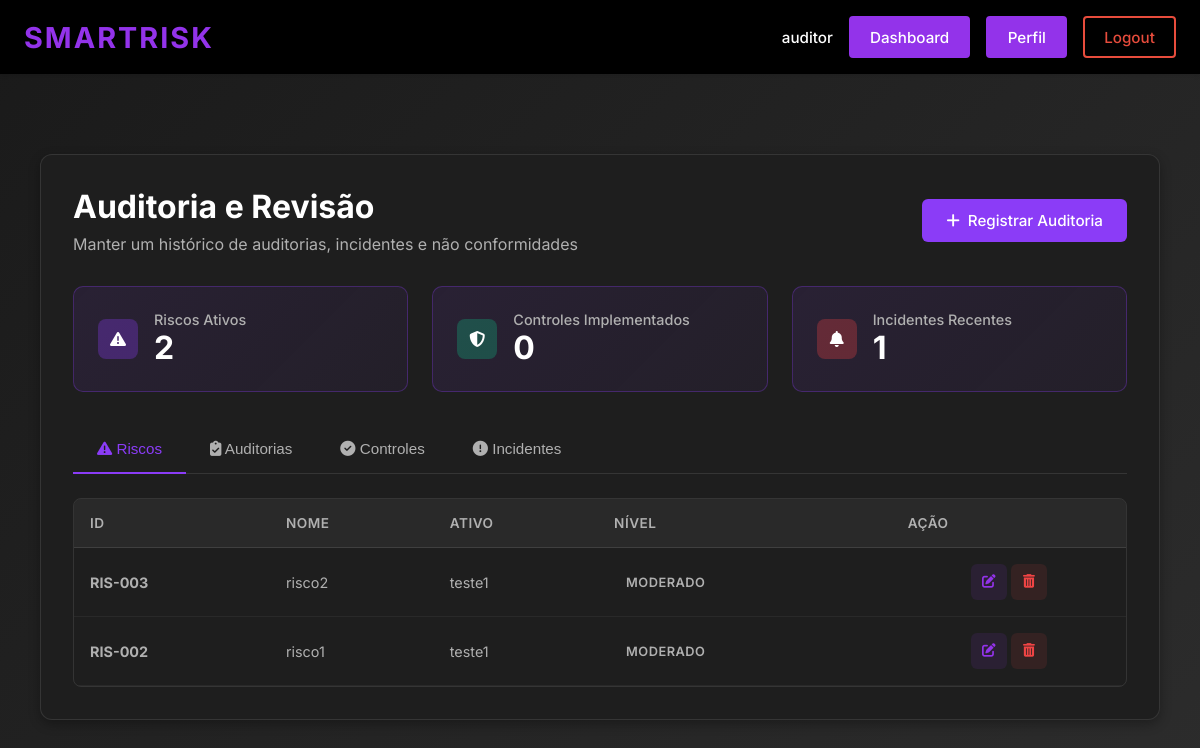
Before: /lista_auditorias/ (signed in) with the older database file.
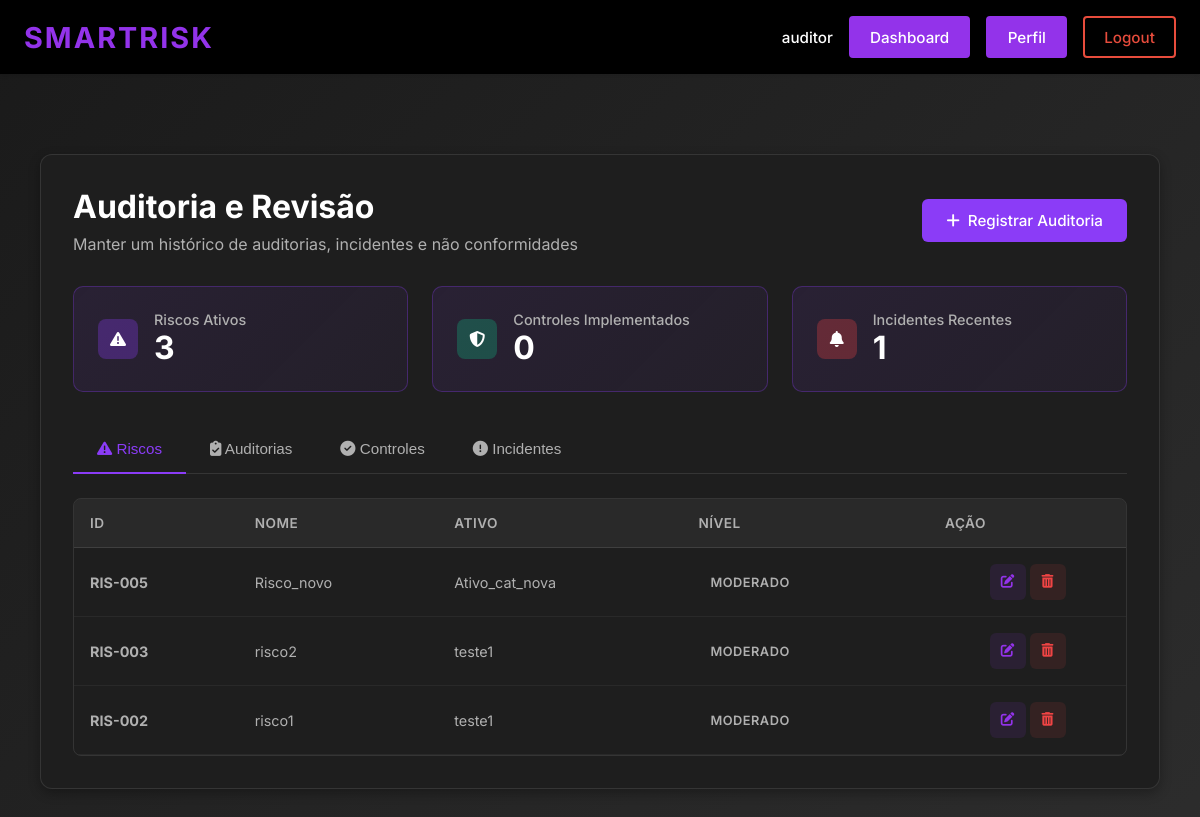
After: the same page with the newer database file.
### ismsapp/models.py (models this page shows, shortened)
class Risco(models.Model):
    class Tipo(models.TextChoices):
        INERENTE = "inerente", "Inerente"
        RESIDUAL = "residual", "Residual"
    """The asset that is exposed to this risk. Each risk is linked to exactly one asset, but an asset can have multiple risks."""
    ativo = models.ForeignKey(
        Ativo,
        on_delete = models.CASCADE,
        related_name = "riscos",
        help_text = "O ativo que é exposto a este risco.",
    )
    """The name or title of the risk."""
    nome = models.CharField(
        max_length = 255,
        blank = False,
        help_text = "Nome ou título do risco.",
    )
    """Indicates whether this record is an inherent or residual risk assessment. This field is mainly for labelling and filtering purposes, as the actual scores are determined by the respective FK fields. In practice, most scenarios will have both an inherent and a residual assessment within the same Risco record, but this field allows explicit categorization when needed."""
    tipo = models.CharField(
        max_length = 10,
        choices = Tipo.choices,
        help_text = "Indica se este registro está rotulado como uma avaliação de risco inerente ou residual.",
    )
    """Detailed description of the risk scenario, including how the associated threats could exploit vulnerabilities in the asset and what the potential consequences would be. This should provide enough context to understand the nature of the risk and inform the assessment and treatment process."""
    descricao = models.TextField(
        help_text = "Descrição completa do cenário de risco: o que poderia acontecer, por quê, e qual seria o impacto.",
    )
    """The severity of the impact if this risk materialises and no controls are in place. This FK references a Consequencia record that defines the inherent consequence level for this risk scenario."""
    consequencia_inerente = models.ForeignKey(
        Consequencia,
        on_delete = models.PROTECT,
        related_name = "riscos_inerentes",
        null = True,
        blank = True,
        help_text = "A severidade do impacto se este risco materializar e não houver controles em vigor.",
    )
    """The likelihood that this risk will occur if no controls are in place. This FK references a Probabilidade record that defines the inherent probability level for this risk scenario."""
    probabilidade_inerente = models.ForeignKey(
        Probabilidade,
        on_delete = models.PROTECT,
        related_name = "riscos_inerentes",
        null = True,
        blank = True,
        help_text = "A probabilidade de este risco ocorrer sem qualquer controle em vigor.",
    )
    """The overall inherent risk level derived from combining the inherent consequence and probability scores. This FK references a Nivel record that defines the inherent risk level for this scenario. The Nivel records linked here should be of the 'Inerente' type to reflect that they are part of the inherent risk assessment."""
    nivel_inerente = models.ForeignKey(
        Nivel,
        on_delete = models.PROTECT,
        related_name = "riscos_inerentes",
        limit_choices_to = {"tipo": Nivel.Tipo.INERENTE},
        null = True,
        blank = True,
        help_text = (
            "O nível geral de risco inerente derivado da combinação da consequência "
            "e da probabilidade inerentes (ex.: 'Crítico', 'Alto')."
        ),
    )
    """The numerical value of the inherent risk, calculated as probability × consequence."""
    valor_risco_inerente = models.DecimalField(
        max_digits = 5,
        decimal_places = 2,
        null = True,
        blank = True,
        help_text = "Valor numérico do risco inerente (probabilidade × consequência).",
    )
    """The severity of the impact after the planned controls or mitigations have been applied. This FK references a Consequencia record that defines the residual consequence level for this risk scenario."""
    consequencia_residual = models.ForeignKey(
        Consequencia,
        on_delete = models.PROTECT,
        related_name = "riscos_residuais",
        null = True,
        blank = True,
        help_text = "A severidade do impacto após a aplicação dos controles ou mitigações planejados.",
    )
    """The likelihood that this risk will still occur after the planned controls or mitigations have been applied. This FK references a Probabilidade record that defines the residual probability level for this risk scenario."""
    probabilidade_residual = models.ForeignKey(
        Probabilidade,
        on_delete = models.PROTECT,
        related_name = "riscos_residuais",
        null = True,
        blank = True,
        help_text = "A probabilidade de este risco ainda ocorrer após a aplicação dos controles.",
    )
    """The overall residual risk level derived from combining the residual consequence and probability scores. This FK references a Nivel record that defines the residual risk level for this scenario. The Nivel records linked here should be of the 'Residual' type to reflect that they are part of the residual risk assessment. This is the target level the organisation aims to reach through treatment."""
    nivel_residual = models.ForeignKey(
        Nivel,
        on_delete = models.PROTECT,
        related_name = "riscos_residuais",
        limit_choices_to = {"tipo": Nivel.Tipo.RESIDUAL},
        null = True,
        blank = True,
        help_text = (
            "O nível geral de risco residual derivado da combinação da consequência "
            "e da probabilidade residuais. Este é o nível alvo que a organização "
            "pretende alcançar por meio do tratamento."
        ),
    )
    """The numerical value of the residual risk, calculated as probability × consequence after controls."""
    valor_risco_residual = models.DecimalField(
        max_digits = 5,
        decimal_places = 2,
        null = True,
        blank = True,
        help_text = "Valor numérico do risco residual após aplicação dos controles.",
    )
    """The treatment plans selected to address this risk. More than one treatment can apply (e.g. mitigar + compartilhar), and a single treatment plan can be linked to multiple risks if it addresses common scenarios."""
    tratamentos = models.ManyToManyField(
        Tratamento,
        related_name = "riscos",
        blank = True,
        help_text = (
            "Os planos de tratamento selecionados para lidar com este risco. "
            "Mais de um tratamento pode ser aplicado (e.g. mitigar + compartilhar)."
        ),
    )
    class Meta:
        verbose_name = "Risco"
        verbose_name_plural = "Riscos"

class Ativo(models.Model):
    """Name/identifier of the asset (e.g., 'Servidor de Banco de Dados Prod-01')."""
    nome = models.CharField(
        max_length=255,
        default="Ativo",
        help_text="Nome único ou identificador do ativo (ex.: 'Servidor de Banco de Dados Prod-01').",
    )
    """Foreign key to the asset category that classifies this asset."""
    categoria = models.ForeignKey(
        CategoriaAtivo,
        on_delete=models.SET_NULL,
        null=True,
        related_name="ativos",
        help_text="Categoria que classifica este ativo.",
    )
    """Numeric score for the Confidentiality dimension, indicating how sensitive the asset's information is. Higher values mean greater damage if data is disclosed without authorization."""
    confidencialidade = models.PositiveSmallIntegerField(
        verbose_name = "Confidencialidade (C)",
        default = 0,
        help_text = (
            "Grau de sensibilidade das informações deste ativo. "
            "Uma pontuação mais alta indica maior prejuízo caso os dados sejam divulgados sem autorização."
        ),
    )
    """Numeric score for the Integrity dimension, indicating how critical it is that the asset's data remains accurate and unaltered. Higher values mean greater harm if data is modified or corrupted."""
    integridade = models.PositiveSmallIntegerField(
        verbose_name = "Integridade (I)",
        default = 0,
        help_text = (
            "Grau de criticalidade do dado deste ativo. "
            "Uma pontuação mais alta indica maior dano se os dados forem modificados ou corrompidos."
        ),
    )
    """Numeric score for the Availability dimension, indicating how important it is that the asset is accessible when needed. Higher values mean more severe impact if the asset becomes unavailable."""
    disponibilidade = models.PositiveSmallIntegerField(
        verbose_name = "Disponibilidade (D)",
        default = 0,
        help_text = (
            "Grau de importância do acesso a este ativo quando necessário. "
            "Uma pontuação mais alta indica impacto mais severo se o ativo se tornar indisponível."
        ),
    )
    """The Privacy dimension score, indicating how much the asset handles personal data subject to privacy regulations. Higher values mean greater exposure to privacy-related obligations and risks."""
    privacidade = models.PositiveSmallIntegerField(
        verbose_name = "Privacidade (P)",
        default = 0,
        help_text = (
            "O grau em que este ativo lida com dados pessoais sujeitos a regulamentações de privacidade. "
            "Uma pontuação mais alta indica maior exposição a obrigações e riscos relacionados à privacidade."
        ),
    )
    """Composite CIDP weight calculated from the four dimension scores previously defined. This value is used in risk scoring to reflect the overall criticality of the asset. Consider overriding the save() method or using a @property to automatically keep this value in sync whenever any of the individual dimension scores are updated."""
    peso_cidp = models.DecimalField(
        max_digits = 5,
        decimal_places = 2,
        default = 0,
        help_text = (
            "Peso composto CIDP calculado a partir das quatro pontuações de dimensão acima. "
        ),
    )
    class Meta:
        verbose_name = "Ativo"
        verbose_name_plural = "Ativos"

class Nivel(models.Model):
    class Tipo(models.TextChoices):
        INERENTE = "inerente", "Inerente"
        RESIDUAL = "residual", "Residual"
    """Numeric weight that represents this risk level in the organisation's risk matrix. Higher values indicate more severe risk levels."""
    tipo = models.CharField(
        max_length = 10,
        choices = Tipo.choices,
        help_text = (
            "Define se este nível é utilizado no score de risco inerente "
            "(antes dos controles) ou no score de risco residual (após os controles)."
        ),
    )
    """Numeric weight that represents this risk level in the organisation's risk matrix. Higher values indicate more severe risk levels."""
    peso = models.DecimalField(
        max_digits = 5,
        decimal_places = 2,
        help_text = "Peso numérico que representa este nível de risco dentro da matriz de risco da organização.",
    )
    """Human-readable label for this risk level (e.g. 'Crítico', 'Alto', 'Médio', 'Baixo')."""
    categoria = models.CharField(
        max_length = 100,
        help_text = "Rótulo legível por humanos para este nível de risco (e.g. 'Crítico', 'Alto', 'Médio', 'Baixo').",
    )
    class Meta:
        verbose_name = "Nível"
        verbose_name_plural = "Níveis"

### ismsapp/views.py (the view)
# urls.py: path("lista_auditorias/", views.ReadAuditoriaView.as_view(), name="lista_auditorias"),
class ReadAuditoriaView(View):
    template_name = "ismsapp/lista_auditorias.html"
    def _check_permission(self, user):
        if not user.is_authenticated:
            return False
        user_profile = getattr(user, 'profile', None)
        if not user_profile:
            return False
        return user_profile.actor_type == UserProfile.Actor.AUDITOR
    @method_decorator(login_required(login_url="login"))
    def get(self, request, *args, **kwargs):
        if not self._check_permission(request.user):
            messages.error(request, "Você não tem permissão para acessar esta página.")
            return redirect('dashboard')
        from .models import Auditoria, Incidente, Risco, Controle
        from datetime import timedelta
        from django.utils import timezone
        riscos = Risco.objects.filter(nivel_inerente__isnull=False).order_by('-id')
        auditorias = Auditoria.objects.all().order_by('-data_auditoria')
        thirty_days_ago = timezone.now() - timedelta(days=30)
        incidentes = Incidente.objects.filter(
            data_registro__gte=thirty_days_ago
        ).order_by('-data_incidente')
        try:
            count_active_risks = Risco.objects.filter(nivel_inerente__isnull=False).count()
        except:
            count_active_risks = 0
        try:
            count_controls = Controle.objects.count()
        except:
            count_controls = 0
        count_recent_incidents = incidentes.count()
        pendentes = auditorias.filter(status='pendente').count()
        concluidas = auditorias.filter(status='concluida').count()
        contexto = {
            'riscos': riscos,
            'auditorias': auditorias,
            'incidentes': incidentes,
            'count_pendentes': pendentes,
            'count_concluidas': concluidas,
            'count_active_risks': count_active_risks,
            'count_controls': count_controls,
            'count_recent_incidents': count_recent_incidents,
        }
        return render(request, self.template_name, contexto)

### ismsapp/templates/ismsapp/lista_auditorias.html (shortened to what the changed rows need)
{% extends "ismsapp/base.html" %}
{% load static %}
{% block extra_css %}
<link href="https://cdnjs.cloudflare.com/ajax/libs/font-awesome/6.4.0/css/all.min.css" rel="stylesheet">
<link href="{% static 'css/ismsapp/registro_auditoria.css' %}" rel="stylesheet">
{% endblock %}
{% block content %}
<div class="page">
  <div class="card" style="max-width: 1400px;">
    <div style="display: flex; justify-content: space-between; align-items: center; margin-bottom: 2rem;">
      <div>
        <h1 style="margin: 0 0 0.5rem 0; font-size: 2rem; font-weight: 700;">Auditoria e Revisão</h1>
      </div>
    </div>
    <div class="metrics-container">
      <div class="metric-card">
        <div style="display: flex; align-items: center; gap: 1rem;">
          <div>
            <div class="metric-label">Riscos Ativos</div>
            <div class="metric-value">{{ count_active_risks|default:"0" }}</div>
          </div>
        </div>
      </div>
    </div>
    <div id="riscos-tab" class="tab-content active">
      {% if riscos %}
        <div class="audits-table-wrapper">
          <table class="audits-table">
            <thead>
              <tr>
                <th>ID</th>
                <th>NOME</th>
                <th>ATIVO</th>
                <th>NÍVEL</th>
                <th>AÇÃO</th>
              </tr>
            </thead>
            <tbody>
              {% for risco in riscos %}
                <tr>
                  <td><strong>RIS-{{ risco.id|stringformat:"03d" }}</strong></td>
                  <td>{{ risco.nome }}</td>
                  <td>
                    <span style="color: #b0b0b0;">{{ risco.ativo.nome }}</span>
                  </td>
                  <td>
                    {% if risco.nivel_inerente %}
                      <span class="status-badge status-{{ risco.nivel_inerente.categoria|lower }}">
                        {{ risco.nivel_inerente.categoria }}
                      </span>
                    {% else %}
                      <span style="color: #808080;">Não avaliado</span>
                    {% endif %}
                  </td>
                  <td style="text-align: center;">
                    <a href="{% url 'editar_risco' risco.id %}" class="action-btn action-edit" title="Editar">
                      <i class="fas fa-edit"></i>
                    </a>
                    <a href="{% url 'deletar_risco' risco.id %}" class="action-btn action-delete" title="Deletar">
                      <i class="fas fa-trash-alt"></i>
                    </a>
                  </td>
                </tr>
              {% endfor %}
            </tbody>
          </table>
        </div>
      {% else %}
        <div class="empty-state">
          <i class="fas fa-inbox" style="font-size: 3rem; margin-bottom: 1rem; opacity: 0.5;"></i>
          <p>Nenhum risco registrado</p>
        </div>
      {% endif %}
    </div>
  </div>
</div>
{% endblock %}

Changed rows visible on the page:
added Risco: id "005", nome "Risco_novo", ativo.nome "Ativo_cat_nova", nivel_inerente.categoria "MODERADO"
Other visible differences:
{{ count_active_risks|default:"0" }}: "2" → "3"
